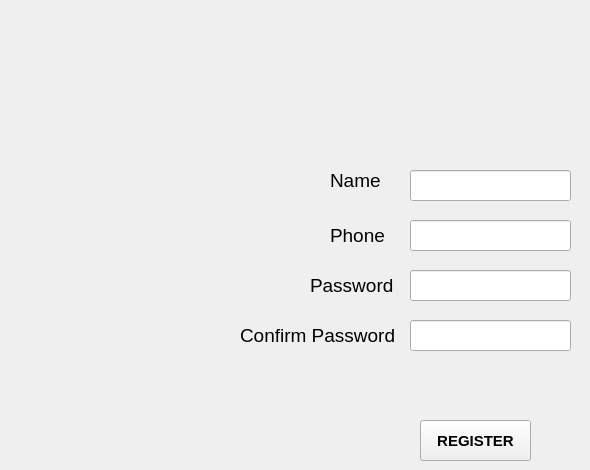
      <widget class="QWidget" name="widget">
       <attribute name="title">
        <string>NewUser</string>
       </attribute>
       <widget class="QLabel" name="label_4">
        <property name="geometry">
         <rect>
          <x>330</x>
          <y>170</y>
          <width>81</width>
          <height>21</height>
         </rect>
        </property>
        <property name="font">
         <font>
          <pointsize>14</pointsize>
         </font>
        </property>
        <property name="text">
         <string>Name</string>
        </property>
       </widget>
       <widget class="QLabel" name="label_6">
        <property name="geometry">
         <rect>
          <x>330</x>
          <y>220</y>
          <width>61</width>
          <height>31</height>
         </rect>
        </property>
        <property name="font">
         <font>
          <pointsize>14</pointsize>
         </font>
        </property>
        <property name="text">
         <string>Phone</string>
        </property>
       </widget>
       <widget class="QLabel" name="label_8">
        <property name="geometry">
         <rect>
          <x>310</x>
          <y>270</y>
          <width>121</width>
          <height>31</height>
         </rect>
        </property>
        <property name="font">
         <font>
          <pointsize>14</pointsize>
         </font>
        </property>
        <property name="text">
         <string>Password</string>
        </property>
       </widget>
       <widget class="QLabel" name="label_9">
        <property name="geometry">
         <rect>
          <x>240</x>
          <y>320</y>
          <width>161</width>
          <height>31</height>
         </rect>
        </property>
        <property name="font">
         <font>
          <pointsize>14</pointsize>
         </font>
        </property>
        <property name="text">
         <string>Confirm Password</string>
        </property>
       </widget>
       <widget class="QLineEdit" name="lineEdit_3">
        <property name="geometry">
         <rect>
          <x>410</x>
          <y>170</y>
          <width>161</width>
          <height>31</height>
         </rect>
        </property>
       </widget>
       <widget class="QLineEdit" name="lineEdit_5">
        <property name="geometry">
         <rect>
          <x>410</x>
          <y>220</y>
          <width>161</width>
          <height>31</height>
         </rect>
        </property>
       </widget>
       <widget class="QLineEdit" name="lineEdit_7">
        <property name="geometry">
         <rect>
          <x>410</x>
          <y>270</y>
          <width>161</width>
          <height>31</height>
         </rect>
        </property>
        <property name="echoMode">
         <enum>QLineEdit::Password</enum>
        </property>
       </widget>
       <widget class="QLineEdit" name="lineEdit_8">
        <property name="geometry">
         <rect>
          <x>410</x>
          <y>320</y>
          <width>161</width>
          <height>31</height>
         </rect>
        </property>
        <property name="echoMode">
         <enum>QLineEdit::Password</enum>
        </property>
       </widget>
       <widget class="QPushButton" name="pushButton_7">
        <property name="geometry">
         <rect>
          <x>420</x>
          <y>420</y>
          <width>111</width>
          <height>41</height>
         </rect>
        </property>
        <property name="font">
         <font>
          <pointsize>11</pointsize>
          <weight>75</weight>
          <bold>true</bold>
         </font>
        </property>
        <property name="text">
         <string>REGISTER</string>
        </property>
        <property name="shortcut">
         <string>Return</string>
        </property>
       </widget>
       <widget class="QLabel" name="label">
        <property name="geometry">
         <rect>
          <x>290</x>
          <y>360</y>
          <width>291</width>
          <height>51</height>
         </rect>
        </property>
        <property name="font">
         <font>
          <family>MS Shell Dlg 2</family>
          <pointsize>10</pointsize>
          <weight>50</weight>
          <bold>false</bold>
         </font>
        </property>
        <property name="text">
         <string/>
        </property>
       </widget>
       <widget class="QLabel" name="label_385">
        <property name="geometry">
         <rect>
          <x>450</x>
          <y>70</y>
          <width>81</width>
          <height>71</height>
         </rect>
        </property>
        <property name="styleSheet">
         <string notr="true">image: url(:/newPrefix/pics/new user.png);</string>
        </property>
        <property name="text">
         <string/>
        </property>
       </widget>
      </widget>
